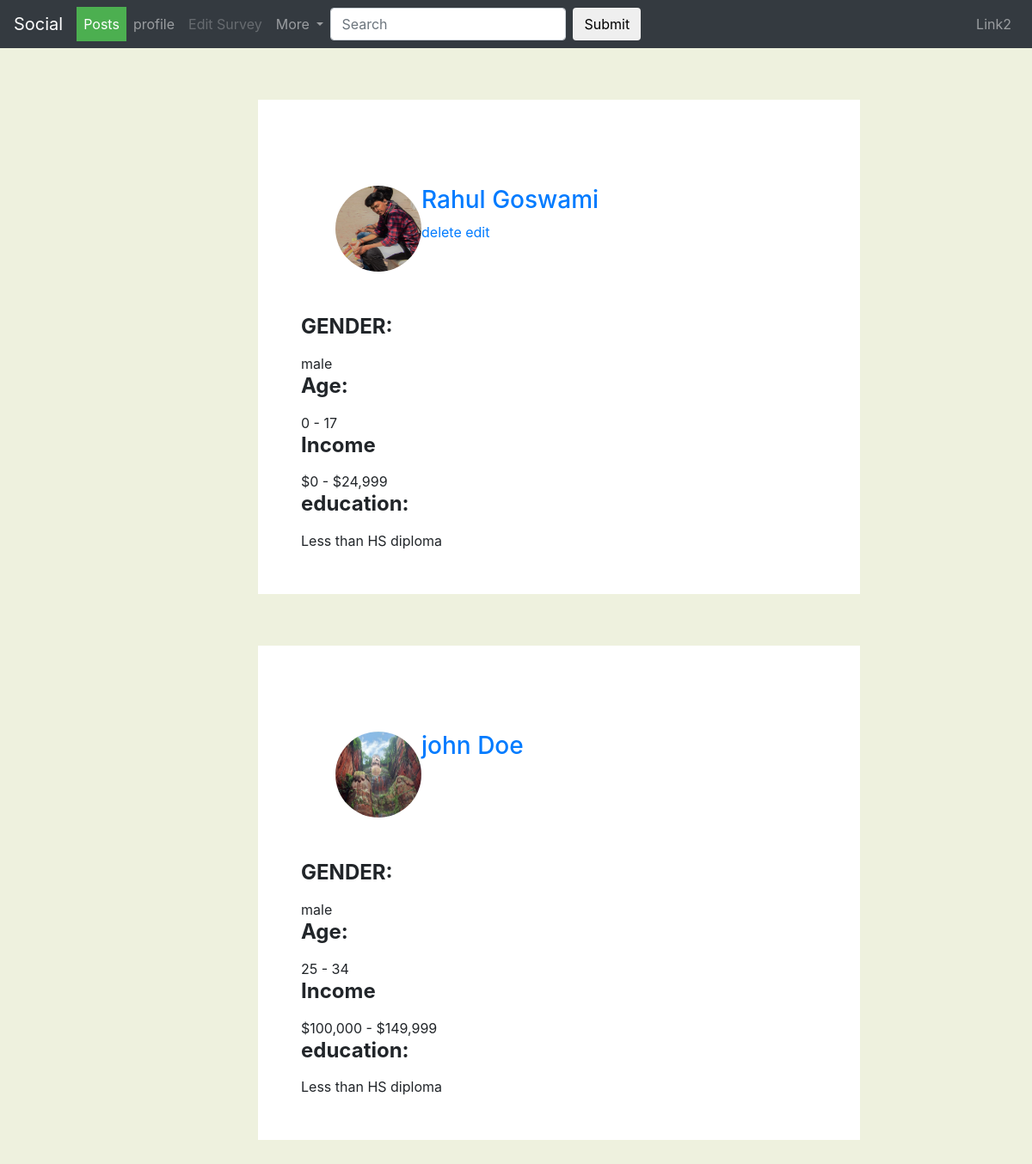
Screenshot of /post/list/ (signed in) with the database file from the repository.
### post/models.py (models this page shows, shortened)
class Post(models.Model):
    user=models.OneToOneField(User,related_name='post_detail',on_delete=models.CASCADE)
    gender= models.CharField(max_length=100,choices=[('male','Male'),('female','Female'),('na',"N/A")])
    age=models.CharField(max_length=100,choices=[("0 - 17","0 - 17"),("18 - 24","18 - 24"),("25 - 34","25 - 34"),("35 - 44","35 - 44"),("45 - 54","45 - 54"),("55 - 64","55 - 64"),("65 or more","65 or more")])
    income=models.CharField(max_length=100, choices=income_list)
    education=models.CharField(max_length=100,choices=[("Less than HS diploma","Less than HS diploma"),("High school","High school"),("Some college","Some college"),("Bachelors degree","Bachelors degree"),("Graduate degree","Graduate degree")])

### account/models.py (models this page shows, shortened)
class About(models.Model):
    user=models.OneToOneField(User,related_name='AboutUser',on_delete=models.CASCADE)
    first_name=models.CharField(max_length=100)
    last_name=models.CharField(max_length=200)
    profile_pic=models.ImageField(upload_to='account')

### post/views.py (the view)
# urls.py: path('list/',PostList.as_view(),name='post_list'),
class PostList(LoginRequiredMixin,ListView):
    model=Post
    template_name = 'post/post_list.html'

### post/templates/post/post_list.html (shortened to what this page needs)
{%extends 'account/base.html' %}
{%load static%}
{%block head_block%}
<link rel="stylesheet" href="{%static 'post/box.css'%}">
{%endblock%}
{%block  body_block%}
{%if  post_list%}
{%for post in post_list%}
	<div class='box'>
		<div class="box1">
			<div class="left">
				<img class='pro' src="{{post.user.AboutUser.profile_pic.url}}" height='100px' width="100px">
			</div>
			<div class='right'>
				<h3><a href="{%url 'account:user_detail' pk=post.user.pk%}">{{post.user.AboutUser.first_name}}  {{post.user.AboutUser.last_name}}</a></h3>
                {%if post == user.post_detail%}
                <span><a href="{%url 'post:delete_post' pk=post.pk%}">delete</a> </span>
				   <span><a href="{%url 'post:edit_post' pk=post.pk%}"> edit</a> </span>
                {%endif%}
			</div>
		</div>
		<div class='image'>
           <div><h4><label name="gender"><b>GENDER:</b></label></h4>
            {{post.gender}}</div>
          <div>  <h4><label name="gender"><b>Age:</b></label></h4>
        {{post.age}}
        </div>
        <div><h4><label name="gender"><b>Income</b></label></h4>
            {{post.income}}</div>
        <div>
        <h4><label name="gender"><b>education:</b></label></h4>
        {{post.education}}
        </div>
            </div>
	</div>
{%endfor%}
{%else%}
<h3>no post till date</h3>
{%endif%}
{%endblock%}

### account/templates/account/base.html (shortened to what this page needs)
{%load static%}
<!DOCTYPE html>
<html>
  <head>
    <link rel="stylesheet" href="https://stackpath.bootstrapcdn.com/bootstrap/4.1.3/css/bootstrap.min.css"
>
{%block head_block%}
    {%endblock%}
  </head>
  <body>
  	<nav class="navbar navbar-expand-lg navbar-dark bg-dark sticky-top">
      <a class="navbar-brand" href="{%url 'post:post_list'%}">Social</a>
      <div class="collapse navbar-collapse" id="bs-example-navbar-collapse-1">
        <div class="navbar-nav">
          <a class="nav-item nav-link active" href="{%url 'post:post_list'%}">Posts <span class="sr-only">(current)</span></a>
          {%if user.is_authenticated%}
          {%if user.AboutUser.pk%}
          <a class="nav-item nav-link" href="{%url 'account:user_detail' pk=user.AboutUser.pk%}">profile</a>
          {%endif%}
          {%if not user.post_detail.pk%}
          <a class="nav-item nav-link disabled" href="{%url 'post:create_post' %}">Fill Survey</a>
          {%else%}
          <a class="nav-item nav-link disabled" href="{%url 'post:edit_post' pk=user.post_detail.pk %}">Edit Survey</a>
          {%endif%}
          <div class="nav-item dropdown">
            <a class="nav-link dropdown-toggle" href="#" id="navbar-dropdown-menu" role="button" data-toggle="dropdown" aria-haspopup="true" aria-expanded="false">
              More
            </a>
          </div>
          {%endif%}
          <form class="form-inline">
            <input class="form-control mr-sm-2" type="search" placeholder="Search" aria-label="Search">
            <button class="btn btn-outline my-2 my-sm-0" type="submit">Submit</button>
          </form>
        </div>
        <div class="navbar-nav ml-auto">
          <a class="nav-item nav-link" href="#">Link2</a>
        </div>
      </div>
    </nav>
</body>
</html>
{%block body_block%}
{%endblock%}
</body>
</html>

### static/post/box.css (style rules this page uses)
body { background-color:#EEF1DE; }
.box { //border-radius: 25px; width:700px; //border:1px solid black; padding: 50px; margin:60px; align-content: center; //text-align: center; margin-left: 25%; //display: block; background-color:white; }
nav a { display:block; color:white; }
.box1 { border-radius: 25px; width:100%; padding: 50px; //margin:15px; padding-left: 40px; padding-right: 20px; //padding-top: 20px; //padding-bottom: 10px; }
.box1 { display: flex; }
.pro { border-radius: 50%; }
.active { background-color: #4CAF50; }
span { display:inline; }
a { text-decoration:none; }

### rows the page displays
Post: user.AboutUser.profile_pic (picture), user.AboutUser.first_name "Rahul", user.AboutUser.last_name "Goswami", shows "delete", gender "male", age "0 - 17", income "$0 - $24,999", education "Less than HS diploma"
Post: user.AboutUser.profile_pic (picture), user.AboutUser.first_name "john", user.AboutUser.last_name "Doe", gender "male", age "25 - 34", income "$100,000 - $149,999", education "Less than HS diploma"
